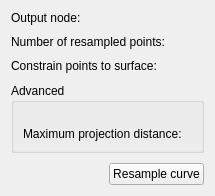
    <widget class="ctkCollapsibleButton" name="resampleCurveCollapsibleButton" native="true">
     <property name="toolTip">
      <string>Resample a curve and optionally constrain the points to a node</string>
     </property>
     <property name="text" stdset="0">
      <string>Resample</string>
     </property>
     <property name="collapsed" stdset="0">
      <bool>false</bool>
     </property>
     <layout class="QGridLayout" name="gridLayout_3">
      <property name="spacing">
       <number>10</number>
      </property>
      <item row="0" column="0">
       <widget class="QLabel" name="resampleCurveOutputNodeLabel">
        <property name="text">
         <string>Output node: </string>
        </property>
       </widget>
      </item>
      <item row="0" column="1">
       <widget class="qMRMLNodeComboBox" name="resampleCurveOutputNodeSelector" native="true">
        <property name="toolTip">
         <string>Select a node to store the resampled curve </string>
        </property>
        <property name="nodeTypes" stdset="0">
         <stringlist>
          <string>vtkMRMLMarkupsCurveNode</string>
         </stringlist>
        </property>
        <property name="noneEnabled" stdset="0">
         <bool>true</bool>
        </property>
        <property name="addEnabled" stdset="0">
         <bool>true</bool>
        </property>
        <property name="removeEnabled" stdset="0">
         <bool>true</bool>
        </property>
        <property name="renameEnabled" stdset="0">
         <bool>true</bool>
        </property>
        <property name="selectNodeUponCreation" stdset="0">
         <bool>true</bool>
        </property>
        <property name="noneDisplay" stdset="0">
         <string>(Overwrite current node)</string>
        </property>
       </widget>
      </item>
      <item row="1" column="0">
       <widget class="QLabel" name="resampleCurveNumerOfOutputPointsLabel">
        <property name="toolTip">
         <string/>
        </property>
        <property name="text">
         <string>Number of resampled points: </string>
        </property>
       </widget>
      </item>
      <item row="1" column="1">
       <widget class="ctkDoubleSpinBox" name="resampleCurveNumerOfOutputPointsSpinBox" native="true">
        <property name="focusPolicy">
         <enum>Qt::TabFocus</enum>
        </property>
        <property name="toolTip">
         <string/>
        </property>
        <property name="decimals" stdset="0">
         <number>0</number>
        </property>
        <property name="minimum" stdset="0">
         <double>0.000000000000000</double>
        </property>
        <property name="maximum" stdset="0">
         <double>1000000.000000000000000</double>
        </property>
        <property name="singleStep" stdset="0">
         <double>1.000000000000000</double>
        </property>
        <property name="value" stdset="0">
         <double>20.000000000000000</double>
        </property>
       </widget>
      </item>
      <item row="2" column="0">
       <widget class="QLabel" name="resampleCurveConstraintNodeLabel">
        <property name="toolTip">
         <string>Optionally select a node to constrain placement of resampled curve points. </string>
        </property>
        <property name="text">
         <string>Constrain points to surface: </string>
        </property>
       </widget>
      </item>
      <item row="2" column="1">
       <widget class="qMRMLNodeComboBox" name="resampleCurveConstraintNodeSelector" native="true">
        <property name="toolTip">
         <string>Fiducials will be constrained to the surface if a node is selected</string>
        </property>
        <property name="nodeTypes" stdset="0">
         <stringlist>
          <string>vtkMRMLModelNode</string>
         </stringlist>
        </property>
        <property name="noneEnabled" stdset="0">
         <bool>true</bool>
        </property>
        <property name="addEnabled" stdset="0">
         <bool>false</bool>
        </property>
        <property name="removeEnabled" stdset="0">
         <bool>false</bool>
        </property>
       </widget>
      </item>
      <item row="3" column="0" colspan="2">
       <widget class="ctkCollapsibleGroupBox" name="AdvancedOptionCollapsibleGroupBox">
        <property name="title">
         <string>Advanced</string>
        </property>
        <property name="checked">
         <bool>false</bool>
        </property>
        <property name="collapsed" stdset="0">
         <bool>false</bool>
        </property>
        <property name="collapsedHeight" stdset="0">
         <number>7</number>
        </property>
        <layout class="QGridLayout" name="gridLayout2">
         <property name="topMargin">
          <number>24</number>
         </property>
         <property name="spacing">
          <number>10</number>
         </property>
         <item row="0" column="0">
          <widget class="QLabel" name="resampleCurveMaxSearchRadiusLabel">
           <property name="text">
            <string>Maximum projection distance:</string>
           </property>
          </widget>
         </item>
         <item row="0" column="1">
          <widget class="ctkSliderWidget" name="resampleCurveMaxSearchRadiusSliderWidget" native="true">
           <property name="toolTip">
            <string/>
           </property>
           <property name="singleStep" stdset="0">
            <double>0.100000000000000</double>
           </property>
           <property name="minimum" stdset="0">
            <double>0.000000000000000</double>
           </property>
           <property name="maximum" stdset="0">
            <double>100.000000000000000</double>
           </property>
           <property name="value" stdset="0">
            <double>25.000000000000000</double>
           </property>
           <property name="suffix" stdset="0">
            <string> %</string>
           </property>
          </widget>
         </item>
        </layout>
       </widget>
      </item>
      <item row="4" column="0" colspan="2">
       <layout class="QHBoxLayout" name="horizontalLayout_9">
        <item>
         <spacer name="horizontalSpacer_8">
          <property name="orientation">
           <enum>Qt::Horizontal</enum>
          </property>
          <property name="sizeHint" stdset="0">
           <size>
            <width>40</width>
            <height>20</height>
           </size>
          </property>
         </spacer>
        </item>
        <item>
         <widget class="QPushButton" name="resampleCurveButton">
          <property name="toolTip">
           <string/>
          </property>
          <property name="text">
           <string>Resample curve</string>
          </property>
         </widget>
        </item>
       </layout>
      </item>
     </layout>
    </widget>
